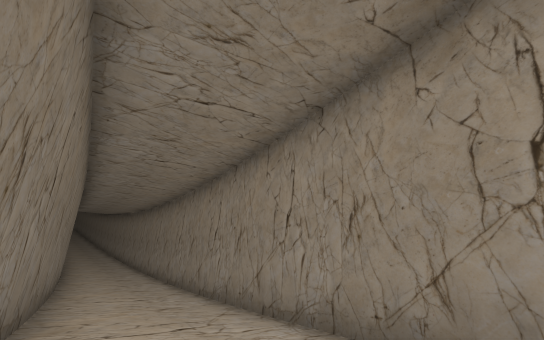
[1] (above)

15 first-person views from a walk through a 3-D level made in the Godot game engine. The camera is 1.4 m above the floor, tilts 2° down and sees 90° across. The floor is counted in squares, 2.29 m on a side. Each view is taken from the middle of a square. On the plan, view 1 faces up. The plan holds only what a view shows up to about 9 squares ahead; the rest is blank. The place goes on beyond the plan.

[2]
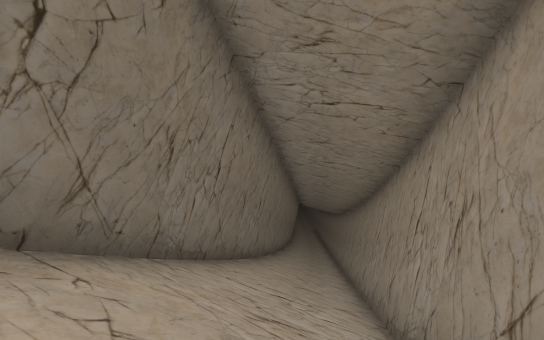

[3]
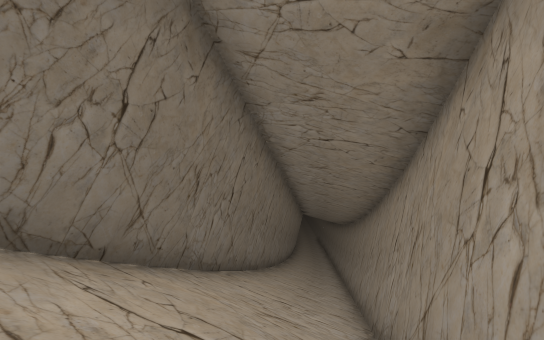

[4]
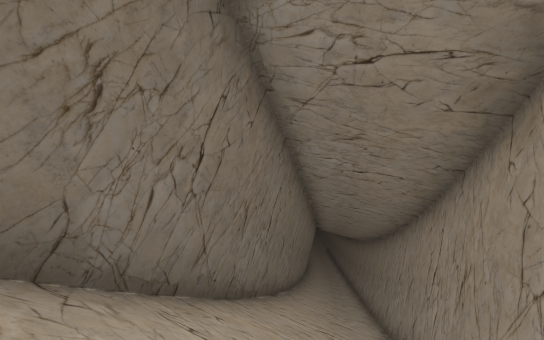

[5]
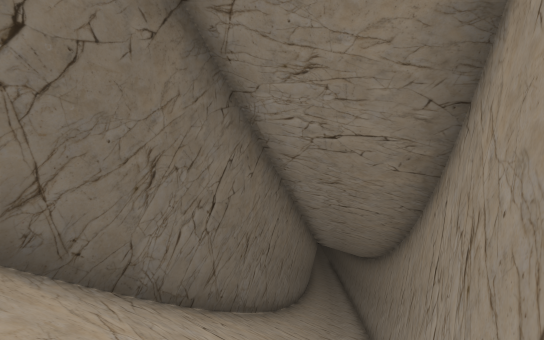

[6]
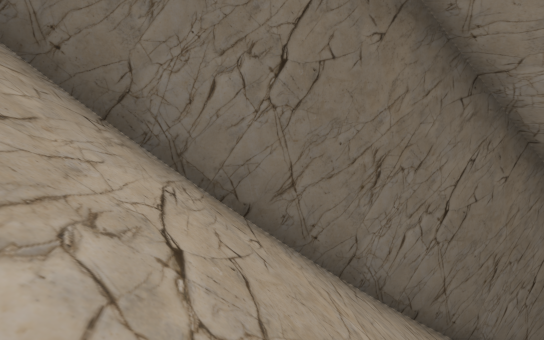

[7]
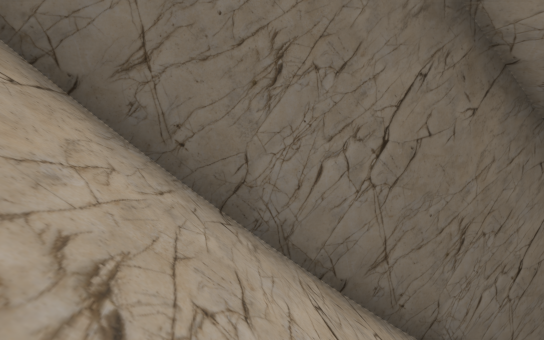

[8]
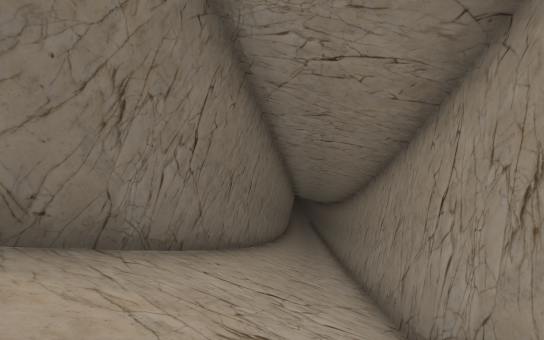

[9]
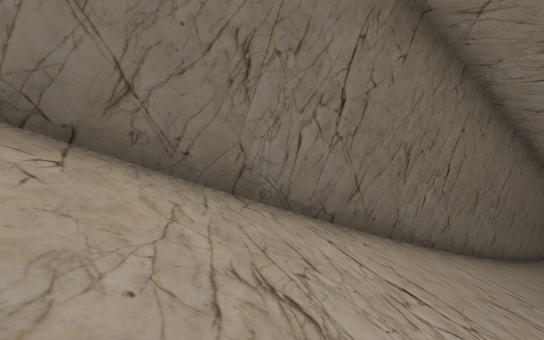

[10]
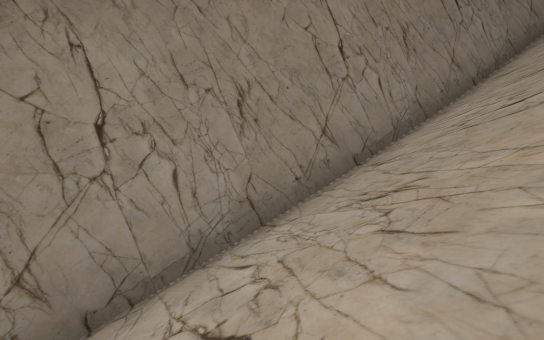

[11]
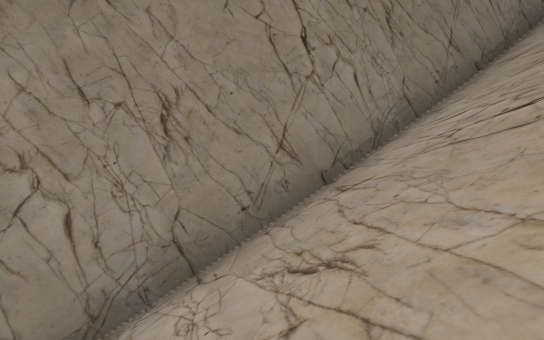

[12]
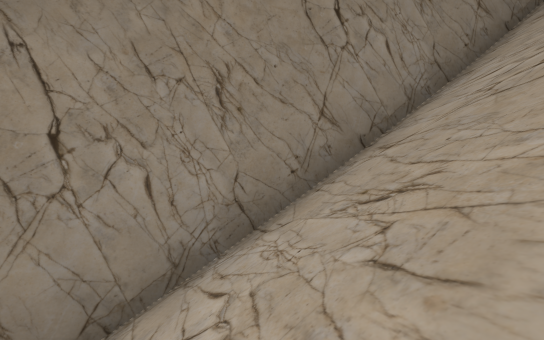

[13]
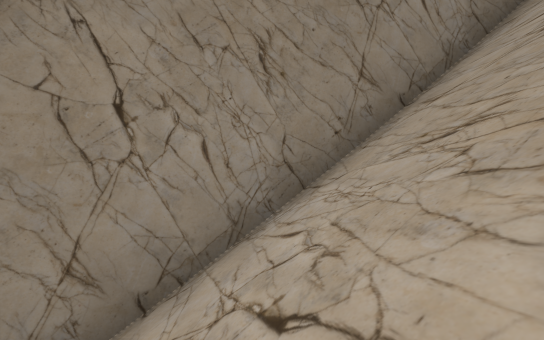

[14]
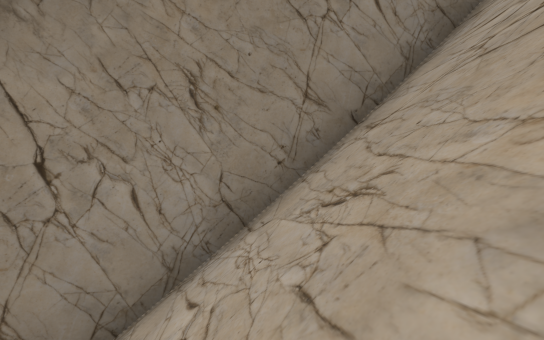

[15]
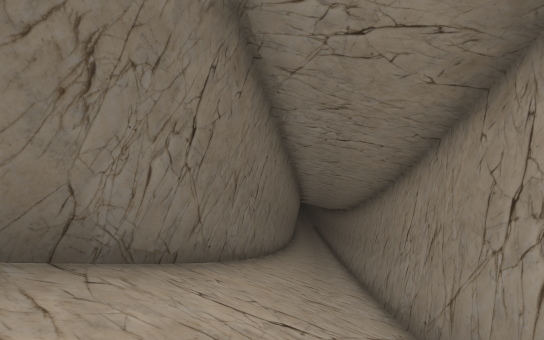

### Floor plan
Key: @ floor where view 1 was taken; # wall or solid block; / step, stairs or slope; = window, fence, low wall or low ledge.
Columns run from 6 left of view 1 to 9 right of it. Each row starts with its distance up from view 1.
  8 #///#
  7 #///##
  6 ##///##
  5  =#///#
  4   ##//##
  3    #///##
  2    ##///#
  1     ##//##
  0      #@//##
 -1      ##///#
 -2       #///##
 -3       ##///#
 -4        ##//##
 -5         #///#
 -6         =#//##
 -7          #///#
 -8          ##//##
 -9           #///#
-10           =#//##
-11            #///#
-12            #///#
-13            ##//#
-14             # /#

Where each view was taken, in squares from view 1:
view 1: 0 up, 0 right, facing up
view 2: 2 down, 3 right, facing up-left
view 3: 5 down, 5 right, facing up-left
view 4: 8 down, 6 right, facing up-left
view 5: 11 down, 8 right, facing up-left
view 6: 11 down, 8 right, facing left
view 7: 12 down, 8 right, facing left
view 8: 1 up, 1 right, facing up-left
view 9: 2 up, 1 right, facing left
view 10: 2 down, 1 right, facing right
view 11: 5 down, 3 right, facing right
view 12: 7 down, 4 right, facing right
view 13: 9 down, 5 right, facing right
view 14: 12 down, 6 right, facing right
view 15: 1 down, 2 right, facing up-left
